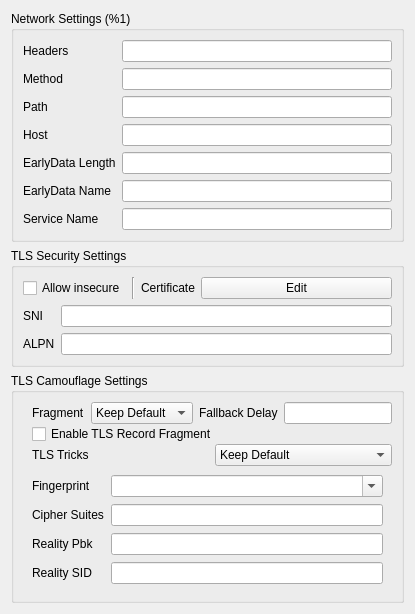
    <widget class="QWidget" name="right_all_w" native="true">
     <property name="sizePolicy">
      <sizepolicy hsizetype="Preferred" vsizetype="Maximum">
       <horstretch>0</horstretch>
       <verstretch>0</verstretch>
      </sizepolicy>
     </property>
     <property name="minimumSize">
      <size>
       <width>400</width>
       <height>0</height>
      </size>
     </property>
     <property name="toolTip">
      <string/>
     </property>
     <layout class="QVBoxLayout" name="right_layout">
      <property name="sizeConstraint">
       <enum>QLayout::SizeConstraint::SetDefaultConstraint</enum>
      </property>
      <item>
       <widget class="QGroupBox" name="network_box">
        <property name="sizePolicy">
         <sizepolicy hsizetype="Preferred" vsizetype="Maximum">
          <horstretch>0</horstretch>
          <verstretch>0</verstretch>
         </sizepolicy>
        </property>
        <property name="title">
         <string>Network Settings (%1)</string>
        </property>
        <layout class="QGridLayout" name="gridLayout">
         <item row="2" column="1">
          <widget class="MyLineEdit" name="path"/>
         </item>
         <item row="4" column="1">
          <widget class="MyLineEdit" name="ws_early_data_length"/>
         </item>
         <item row="2" column="0">
          <widget class="QLabel" name="path_l">
           <property name="toolTip">
            <string>&lt;html&gt;&lt;head/&gt;&lt;body&gt;&lt;p&gt;http path (ws/http/httpUpgrade)&lt;/p&gt;&lt;p&gt;serviceName (gRPC)&lt;/p&gt;&lt;/body&gt;&lt;/html&gt;</string>
           </property>
           <property name="text">
            <string>Path</string>
           </property>
           <property name="buddy">
            <cstring>path</cstring>
           </property>
          </widget>
         </item>
         <item row="5" column="0">
          <widget class="QLabel" name="ws_early_data_name_l">
           <property name="text">
            <string>EarlyData Name</string>
           </property>
           <property name="buddy">
            <cstring>ws_early_data_name</cstring>
           </property>
          </widget>
         </item>
         <item row="0" column="1">
          <widget class="QLineEdit" name="headers"/>
         </item>
         <item row="1" column="1">
          <widget class="QLineEdit" name="method"/>
         </item>
         <item row="0" column="0">
          <widget class="QLabel" name="headers_l">
           <property name="sizePolicy">
            <sizepolicy hsizetype="Maximum" vsizetype="Preferred">
             <horstretch>0</horstretch>
             <verstretch>0</verstretch>
            </sizepolicy>
           </property>
           <property name="toolTip">
            <string>&lt;html&gt;&lt;head/&gt;&lt;body&gt;&lt;p&gt;Headers in space separated key value pair:&lt;/p&gt;&lt;p&gt;key1=val1 key2=&amp;quot;multi word val2&amp;quot; &amp;quot;multi word key3&amp;quot;=val3&lt;/p&gt;&lt;/body&gt;&lt;/html&gt;</string>
           </property>
           <property name="whatsThis">
            <string>&lt;html&gt;&lt;head/&gt;&lt;body&gt;&lt;p&gt;&lt;br/&gt;&lt;/p&gt;&lt;/body&gt;&lt;/html&gt;</string>
           </property>
           <property name="text">
            <string>Headers</string>
           </property>
           <property name="buddy">
            <cstring>headers</cstring>
           </property>
          </widget>
         </item>
         <item row="4" column="0">
          <widget class="QLabel" name="ws_early_data_length_l">
           <property name="text">
            <string>EarlyData Length</string>
           </property>
           <property name="buddy">
            <cstring>ws_early_data_length</cstring>
           </property>
          </widget>
         </item>
         <item row="3" column="0">
          <widget class="QLabel" name="host_l">
           <property name="toolTip">
            <string>&lt;html&gt;&lt;head/&gt;&lt;body&gt;&lt;p&gt;http host (ws/http/httpUpgrade)&lt;/p&gt;&lt;/body&gt;&lt;/html&gt;</string>
           </property>
           <property name="text">
            <string>Host</string>
           </property>
           <property name="buddy">
            <cstring>host</cstring>
           </property>
          </widget>
         </item>
         <item row="3" column="1">
          <widget class="MyLineEdit" name="host"/>
         </item>
         <item row="1" column="0">
          <widget class="QLabel" name="method_l">
           <property name="toolTip">
            <string>&lt;html&gt;&lt;head/&gt;&lt;body&gt;&lt;p&gt;Method of http request, will be converted to uppercase&lt;/p&gt;&lt;/body&gt;&lt;/html&gt;</string>
           </property>
           <property name="text">
            <string>Method</string>
           </property>
           <property name="buddy">
            <cstring>method</cstring>
           </property>
          </widget>
         </item>
         <item row="8" column="0">
          <widget class="QLabel" name="service_name_l">
           <property name="text">
            <string>Service Name</string>
           </property>
           <property name="buddy">
            <cstring>service_name</cstring>
           </property>
          </widget>
         </item>
         <item row="8" column="1">
          <widget class="MyLineEdit" name="service_name"/>
         </item>
         <item row="5" column="1">
          <widget class="MyLineEdit" name="ws_early_data_name"/>
         </item>
        </layout>
       </widget>
      </item>
      <item>
       <widget class="QGroupBox" name="security_box">
        <property name="sizePolicy">
         <sizepolicy hsizetype="Preferred" vsizetype="Maximum">
          <horstretch>0</horstretch>
          <verstretch>0</verstretch>
         </sizepolicy>
        </property>
        <property name="title">
         <string>TLS Security Settings</string>
        </property>
        <layout class="QVBoxLayout" name="verticalLayout_2">
         <item>
          <layout class="QHBoxLayout" name="horizontalLayout">
           <item>
            <widget class="QCheckBox" name="insecure">
             <property name="sizePolicy">
              <sizepolicy hsizetype="Maximum" vsizetype="Fixed">
               <horstretch>0</horstretch>
               <verstretch>0</verstretch>
              </sizepolicy>
             </property>
             <property name="toolTip">
              <string>When enabled, V2Ray will not check the validity of the TLS certificate provided by the remote host (the security is equivalent to plaintext)</string>
             </property>
             <property name="text">
              <string>Allow insecure</string>
             </property>
            </widget>
           </item>
           <item>
            <widget class="Line" name="line">
             <property name="orientation">
              <enum>Qt::Orientation::Vertical</enum>
             </property>
            </widget>
           </item>
           <item>
            <widget class="QLabel" name="label_6">
             <property name="sizePolicy">
              <sizepolicy hsizetype="Maximum" vsizetype="Preferred">
               <horstretch>0</horstretch>
               <verstretch>0</verstretch>
              </sizepolicy>
             </property>
             <property name="toolTip">
              <string notr="true"/>
             </property>
             <property name="text">
              <string>Certificate</string>
             </property>
             <property name="buddy">
              <cstring>certificate_edit</cstring>
             </property>
            </widget>
           </item>
           <item>
            <widget class="QPushButton" name="certificate_edit">
             <property name="text">
              <string>Edit</string>
             </property>
            </widget>
           </item>
          </layout>
         </item>
         <item>
          <layout class="QGridLayout" name="_3">
           <item row="1" column="0">
            <widget class="QLabel" name="alpn_l">
             <property name="toolTip">
              <string>Application layer protocol negotiation, clear text. Please separate them with commas.</string>
             </property>
             <property name="text">
              <string notr="true">ALPN</string>
             </property>
             <property name="buddy">
              <cstring>alpn</cstring>
             </property>
            </widget>
           </item>
           <item row="0" column="1">
            <widget class="MyLineEdit" name="sni"/>
           </item>
           <item row="1" column="1">
            <widget class="MyLineEdit" name="alpn"/>
           </item>
           <item row="0" column="0">
            <widget class="QLabel" name="label_5">
             <property name="toolTip">
              <string>Server name indication, clear text.</string>
             </property>
             <property name="text">
              <string notr="true">SNI</string>
             </property>
             <property name="buddy">
              <cstring>sni</cstring>
             </property>
            </widget>
           </item>
          </layout>
         </item>
        </layout>
       </widget>
      </item>
      <item>
       <widget class="QGroupBox" name="tls_camouflage_box">
        <property name="sizePolicy">
         <sizepolicy hsizetype="Preferred" vsizetype="Preferred">
          <horstretch>0</horstretch>
          <verstretch>0</verstretch>
         </sizepolicy>
        </property>
        <property name="title">
         <string>TLS Camouflage Settings</string>
        </property>
        <layout class="QVBoxLayout" name="verticalLayout_6">
         <property name="spacing">
          <number>0</number>
         </property>
         <property name="sizeConstraint">
          <enum>QLayout::SizeConstraint::SetMinimumSize</enum>
         </property>
         <property name="bottomMargin">
          <number>7</number>
         </property>
         <item>
          <widget class="QWidget" name="tls_camouflage_w" native="true">
           <property name="uiLevel" stdset="0">
            <string notr="true">advanced</string>
           </property>
           <property name="sizePolicy">
            <sizepolicy hsizetype="Minimum" vsizetype="Minimum">
             <horstretch>0</horstretch>
             <verstretch>0</verstretch>
            </sizepolicy>
           </property>
           <layout class="QVBoxLayout" name="verticalLayout_7">
            <property name="spacing">
             <number>0</number>
            </property>
            <property name="sizeConstraint">
             <enum>QLayout::SizeConstraint::SetMinimumSize</enum>
            </property>
            <property name="topMargin">
             <number>0</number>
            </property>
            <property name="rightMargin">
             <number>0</number>
            </property>
            <property name="bottomMargin">
             <number>0</number>
            </property>
            <item>
             <widget class="QWidget" name="widget_3" native="true">
              <layout class="QHBoxLayout" name="horizontalLayout_6">
               <property name="leftMargin">
                <number>0</number>
               </property>
               <property name="topMargin">
                <number>0</number>
               </property>
               <property name="rightMargin">
                <number>0</number>
               </property>
               <property name="bottomMargin">
                <number>0</number>
               </property>
               <item>
                <widget class="QLabel" name="fragment_l">
                 <property name="text">
                  <string>Fragment</string>
                 </property>
                 <property name="buddy">
                  <cstring>fragment</cstring>
                 </property>
                </widget>
               </item>
               <item>
                <widget class="QComboBox" name="fragment">
                 <property name="toolTip">
                  <string>&lt;html&gt;&lt;head/&gt;&lt;body&gt;&lt;p&gt;TLS ClientHello fragmentation. The implementation (built-in / custom) and the &amp;quot;Keep Default&amp;quot; behaviour are configured in Settings &gt; Core.&lt;/p&gt;&lt;/body&gt;&lt;/html&gt;</string>
                 </property>
                 <item>
                  <property name="text">
                   <string>Keep Default</string>
                  </property>
                 </item>
                 <item>
                  <property name="text">
                   <string>On</string>
                  </property>
                 </item>
                 <item>
                  <property name="text">
                   <string>Off</string>
                  </property>
                 </item>
                </widget>
               </item>
               <item>
                <widget class="QLabel" name="tls_frag_fall_delay_l">
                 <property name="toolTip">
                  <string>&lt;html&gt;&lt;head/&gt;&lt;body&gt;&lt;p&gt;time format, like 500ms, 10ms etc&lt;/p&gt;&lt;/body&gt;&lt;/html&gt;</string>
                 </property>
                 <property name="text">
                  <string>Fallback Delay</string>
                 </property>
                 <property name="buddy">
                  <cstring>tls_frag_fall_delay</cstring>
                 </property>
                </widget>
               </item>
               <item>
                <widget class="QLineEdit" name="tls_frag_fall_delay"/>
               </item>
              </layout>
             </widget>
            </item>
            <item>
             <widget class="QCheckBox" name="tls_rec_frag">
              <property name="text">
               <string>Enable TLS Record Fragment</string>
              </property>
             </widget>
            </item>
            <item>
             <widget class="QWidget" name="widget_tls_tricks" native="true">
              <layout class="QHBoxLayout" name="horizontalLayout_tls_tricks">
               <property name="leftMargin">
                <number>0</number>
               </property>
               <property name="topMargin">
                <number>0</number>
               </property>
               <property name="rightMargin">
                <number>0</number>
               </property>
               <property name="bottomMargin">
                <number>0</number>
               </property>
               <item>
                <widget class="QLabel" name="tls_tricks_l">
                 <property name="text">
                  <string>TLS Tricks</string>
                 </property>
                 <property name="buddy">
                  <cstring>tls_tricks</cstring>
                 </property>
                </widget>
               </item>
               <item>
                <widget class="QComboBox" name="tls_tricks">
                 <property name="toolTip">
                  <string>&lt;html&gt;&lt;head/&gt;&lt;body&gt;&lt;p&gt;Mixed-case SNI to evade exact-match SNI filtering. The &amp;quot;Keep Default&amp;quot; behaviour is configured in Settings &gt; Core.&lt;/p&gt;&lt;/body&gt;&lt;/html&gt;</string>
                 </property>
                 <item>
                  <property name="text">
                   <string>Keep Default</string>
                  </property>
                 </item>
                 <item>
                  <property name="text">
                   <string>On</string>
                  </property>
                 </item>
                 <item>
                  <property name="text">
                   <string>Off</string>
                  </property>
                 </item>
                </widget>
               </item>
              </layout>
             </widget>
            </item>
           </layout>
          </widget>
         </item>
         <item>
          <widget class="QWidget" name="widget_2" native="true">
           <layout class="QFormLayout" name="formLayout">
            <property name="horizontalSpacing">
             <number>7</number>
            </property>
            <property name="verticalSpacing">
             <number>7</number>
            </property>
            <item row="0" column="0">
             <widget class="QLabel" name="utlsFingerprint_l">
              <property name="sizePolicy">
               <sizepolicy hsizetype="Maximum" vsizetype="Preferred">
                <horstretch>0</horstretch>
                <verstretch>0</verstretch>
               </sizepolicy>
              </property>
              <property name="text">
               <string>Fingerprint</string>
              </property>
              <property name="buddy">
               <cstring>utlsFingerprint</cstring>
              </property>
             </widget>
            </item>
            <item row="0" column="1">
             <widget class="QComboBox" name="utlsFingerprint">
              <property name="editable">
               <bool>true</bool>
              </property>
             </widget>
            </item>
            <item row="1" column="0">
             <widget class="QLabel" name="cipher_suites_l">
              <property name="text">
               <string>Cipher Suites</string>
              </property>
              <property name="buddy">
               <cstring>cipher_suites</cstring>
              </property>
             </widget>
            </item>
            <item row="1" column="1">
             <widget class="MyLineEdit" name="cipher_suites">
              <property name="toolTip">
               <string>Colon-separated TLS 1.2 cipher suite names. A uTLS fingerprint ignores them; use the "unsafe" fingerprint (Go's own TLS stack) to apply them.</string>
              </property>
             </widget>
            </item>
            <item row="2" column="0">
             <widget class="QLabel" name="reality_pbk_l">
              <property name="toolTip">
               <string>Reality public key. If not empty, turn TLS into REALITY.</string>
              </property>
              <property name="text">
               <string>Reality Pbk</string>
              </property>
              <property name="buddy">
               <cstring>reality_pbk</cstring>
              </property>
             </widget>
            </item>
            <item row="2" column="1">
             <widget class="MyLineEdit" name="reality_pbk"/>
            </item>
            <item row="3" column="0">
             <widget class="QLabel" name="reality_sid_l">
              <property name="toolTip">
               <string>Reality short id. Accept only one value.</string>
              </property>
              <property name="text">
               <string>Reality SID</string>
              </property>
              <property name="buddy">
               <cstring>reality_sid</cstring>
              </property>
             </widget>
            </item>
            <item row="3" column="1">
             <widget class="QLineEdit" name="reality_sid"/>
            </item>
           </layout>
          </widget>
         </item>
        </layout>
       </widget>
      </item>
     </layout>
    </widget>
